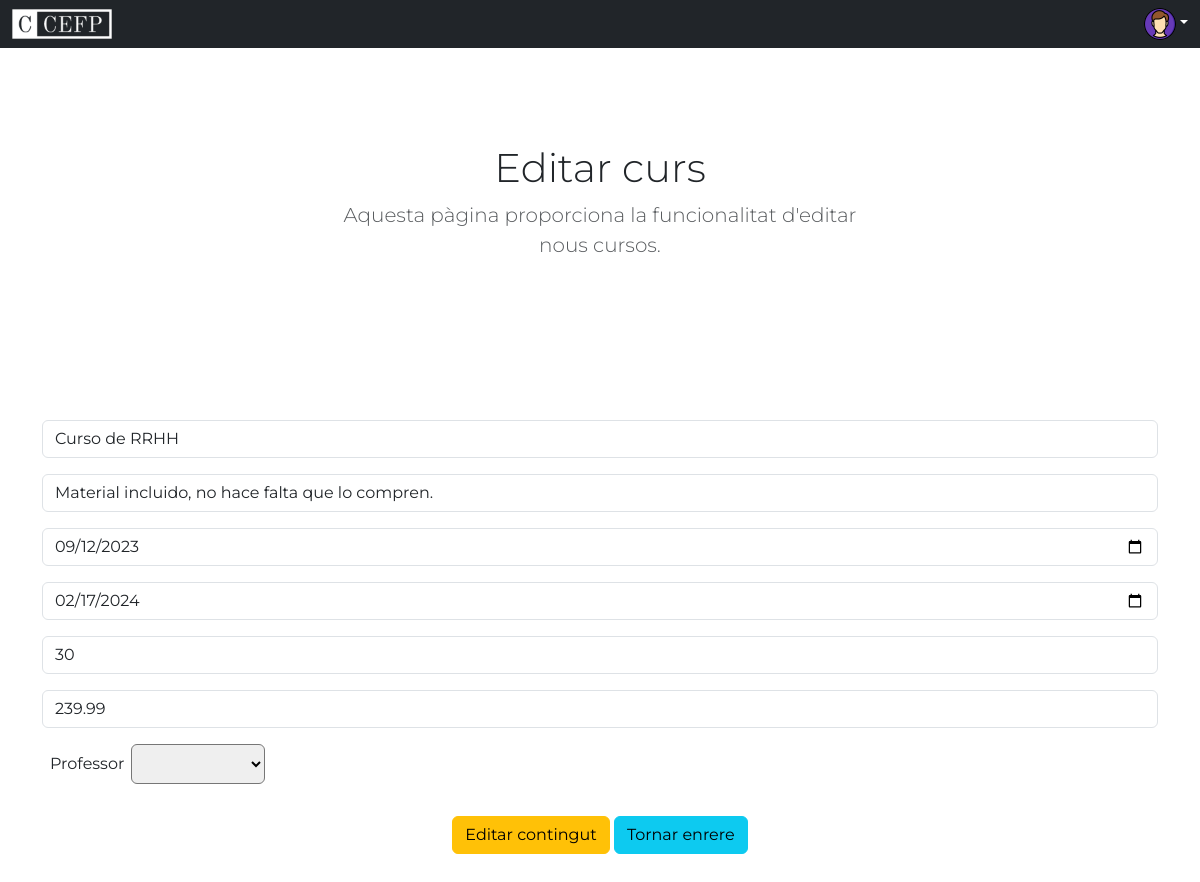
Page /Views/html/editar_curs.php?id=3 (signed in) on the committed database.
### tables this page shows
CREATE TABLE curs (
    id_curs INT NOT NULL PRIMARY KEY AUTO_INCREMENT,
    nom_curs VARCHAR(60),
    curs_descripcio VARCHAR(1000),
    data_inici DATE,
    data_fi DATE,
    id_profesor INT,
    preu FLOAT,
    placesDisponibles INT CHECK(placesDisponibles>=0),
    FOREIGN KEY (id_profesor) REFERENCES profesors(id_profesor)
);

### Model/Cursos/ModelPanellEditar.php (called while the page is built, shortened)
<?php
class ModelPanellEditar {
    private $conn;
    public function __construct($conn) {
        $this->conn = $conn;
    }
    public function mostrarCursos($IDCurs) {
        $sql = $this->conn->prepare("SELECT * FROM curs WHERE id_curs=$IDCurs");
        $sql->execute();
        $result = $sql->get_result();
        return $result;
    }
}

### Model/Cursos/ModelOptionProfesors.php (called while the page is built, shortened)
<?php
class CrearOptionsProfessors {
    private $conn;
    public function __construct($conn) {
        $this->conn = $conn;
    }
    public function listadoProfesors()
    {
        $consulta = $this->conn->prepare("SELECT * FROM profesors");
        $consulta->execute();
        $result = $consulta->get_result();
        return $result;
    }
}

### Controller/Cursos/ControllerOptionProfesors.php (the view)
<?php include ("../../Model/Cursos/ModelOptionProfesors.php");
$nouCurs=new CrearOptionsProfessors($conn);
$result = $nouCurs->listadoProfesors();
$optionProfessor = "";
while($professor=$result->fetch_assoc()) {
    $IdProfessor = $professor["id_profesor"];
    $nomProfessor = $professor["nom"];
    $cognomProfessor = $professor["cognom"];
    $optionProfessor .= "<option value=".$IdProfessor.">".$nomProfessor." ".$cognomProfessor."</option>";
}
echo $optionProfessor;

### Controller/Cursos/ControllerPanellEditar.php
<?php
include ('../../Model/Cursos/ModelPanellEditar.php');
$mostrarCursos = new ModelPanellEditar($conn);
$IDCurs= $_GET["id"];
$result = $mostrarCursos->mostrarCursos($IDCurs);
$div_cursos = "";
while($contingut=$result->fetch_assoc()) {
    $nomCurs = $contingut["nom_curs"];
    $desc = $contingut["curs_descripcio"];
    $dataInici = $contingut["data_inici"];
    $dataFi = $contingut["data_fi"];
    $preu = $contingut["preu"];
    $placesDisponibles = $contingut["placesDisponibles"];
    $div_cursos .= "
        <div class='input-group mb-3'>
            <input type='text' name='nom_curs' class='form-control' placeholder='Nom del curs' aria-label='Nom del curs' aria-describedby='basic-addon2' value='".$nomCurs."'>
        </div>
        <div class='input-group mb-3'>
            <input type='text' name='curs_descripcio' class='form-control' placeholder='Descripció del curs' aria-label='Descripció del curs' aria-describedby='basic-addon2' value='".$desc."'>
        </div>
        <div class='input-group mb-3'>
            <input type='date' name='data_inici' class='form-control' placeholder='dd-mm-yyyy' aria-label='Data Inici' aria-describedby='basic-addon2' value='".$dataInici."'>
        </div>
        <div class='input-group mb-3'>
            <input type='date' name='data_fi' class='form-control' placeholder='dd-mm-yyyy' aria-label='Data Fi' aria-describedby='basic-addon2' value='".$dataFi."'>
        </div>
        <div class='input-group mb-3'>
            <input type='text' name='placesDisponibles' class='form-control' aria-label='Places disponibles' aria-describedby='basic-addon2' value='".$placesDisponibles."'>
        </div>
        <div class='input-group mb-3'>
            <input type='text' name='preu' class='form-control' placeholder='Preu' aria-label='Preu' aria-describedby='basic-addon2' value='".$preu."'>
        </div>";
}
echo $div_cursos;
?>

### rows in the picture
curs: nom_curs "Curso de RRHH", curs_descripcio "Material incluido, no hace falta que lo compren.", data_inici "09/12/2023", data_fi "02/17/2024", placesDisponibles "30", preu "239.99"
